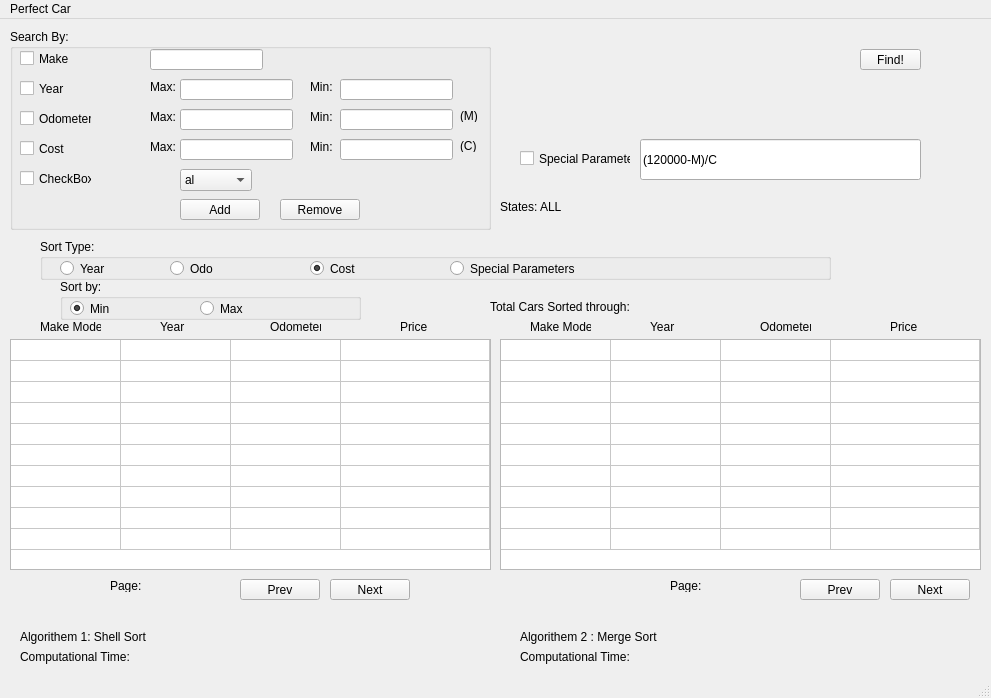
<?xml version="1.0" encoding="UTF-8"?>
<ui version="4.0">
 <class>MainWindow</class>
 <widget class="QMainWindow" name="MainWindow">
  <property name="geometry">
   <rect>
    <x>0</x>
    <y>0</y>
    <width>991</width>
    <height>698</height>
   </rect>
  </property>
  <property name="windowTitle">
   <string>MainWindow</string>
  </property>
  <widget class="QWidget" name="centralwidget">
   <widget class="QPushButton" name="FindButton">
    <property name="geometry">
     <rect>
      <x>860</x>
      <y>30</y>
      <width>61</width>
      <height>21</height>
     </rect>
    </property>
    <property name="text">
     <string>Find!</string>
    </property>
   </widget>
   <widget class="QLineEdit" name="EditFunction">
    <property name="geometry">
     <rect>
      <x>640</x>
      <y>120</y>
      <width>281</width>
      <height>41</height>
     </rect>
    </property>
    <property name="text">
     <string>(120000-M)/C</string>
    </property>
   </widget>
   <widget class="QTableWidget" name="tableWidget">
    <property name="geometry">
     <rect>
      <x>10</x>
      <y>320</y>
      <width>481</width>
      <height>231</height>
     </rect>
    </property>
    <property name="minimumSize">
     <size>
      <width>1</width>
      <height>0</height>
     </size>
    </property>
    <property name="rowCount">
     <number>10</number>
    </property>
    <property name="columnCount">
     <number>4</number>
    </property>
    <attribute name="horizontalHeaderVisible">
     <bool>false</bool>
    </attribute>
    <attribute name="horizontalHeaderMinimumSectionSize">
     <number>50</number>
    </attribute>
    <attribute name="horizontalHeaderDefaultSectionSize">
     <number>110</number>
    </attribute>
    <attribute name="horizontalHeaderStretchLastSection">
     <bool>true</bool>
    </attribute>
    <attribute name="verticalHeaderVisible">
     <bool>false</bool>
    </attribute>
    <attribute name="verticalHeaderCascadingSectionResizes">
     <bool>false</bool>
    </attribute>
    <attribute name="verticalHeaderDefaultSectionSize">
     <number>21</number>
    </attribute>
    <attribute name="verticalHeaderHighlightSections">
     <bool>true</bool>
    </attribute>
    <row/>
    <row/>
    <row/>
    <row/>
    <row/>
    <row/>
    <row/>
    <row/>
    <row/>
    <row/>
    <column>
     <property name="text">
      <string>Make-Model</string>
     </property>
    </column>
    <column>
     <property name="text">
      <string>Year</string>
     </property>
    </column>
    <column>
     <property name="text">
      <string>Odometer</string>
     </property>
    </column>
    <column>
     <property name="text">
      <string>Cost</string>
     </property>
    </column>
   </widget>
   <widget class="QCheckBox" name="CbSpecialParameters">
    <property name="geometry">
     <rect>
      <x>520</x>
      <y>130</y>
      <width>111</width>
      <height>19</height>
     </rect>
    </property>
    <property name="text">
     <string>Special Parameters</string>
    </property>
   </widget>
   <widget class="QLabel" name="label">
    <property name="geometry">
     <rect>
      <x>460</x>
      <y>90</y>
      <width>47</width>
      <height>13</height>
     </rect>
    </property>
    <property name="text">
     <string>(M)</string>
    </property>
   </widget>
   <widget class="QGroupBox" name="groupBox">
    <property name="geometry">
     <rect>
      <x>10</x>
      <y>10</y>
      <width>481</width>
      <height>201</height>
     </rect>
    </property>
    <property name="title">
     <string>Search By:</string>
    </property>
    <widget class="QCheckBox" name="CBState">
     <property name="geometry">
      <rect>
       <x>10</x>
       <y>140</y>
       <width>72</width>
       <height>19</height>
      </rect>
     </property>
     <property name="text">
      <string>CheckBox</string>
     </property>
    </widget>
    <widget class="QLabel" name="lblYearMax">
     <property name="geometry">
      <rect>
       <x>140</x>
       <y>50</y>
       <width>31</width>
       <height>16</height>
      </rect>
     </property>
     <property name="text">
      <string>Max:</string>
     </property>
    </widget>
    <widget class="QLineEdit" name="EditYearMax">
     <property name="geometry">
      <rect>
       <x>170</x>
       <y>50</y>
       <width>113</width>
       <height>21</height>
      </rect>
     </property>
    </widget>
    <widget class="QComboBox" name="comboBoxState">
     <property name="geometry">
      <rect>
       <x>170</x>
       <y>140</y>
       <width>72</width>
       <height>22</height>
      </rect>
     </property>
     <item>
      <property name="text">
       <string>al</string>
      </property>
     </item>
     <item>
      <property name="text">
       <string>ak</string>
      </property>
     </item>
     <item>
      <property name="text">
       <string>az</string>
      </property>
     </item>
     <item>
      <property name="text">
       <string>ar</string>
      </property>
     </item>
     <item>
      <property name="text">
       <string>ca</string>
      </property>
     </item>
     <item>
      <property name="text">
       <string>co</string>
      </property>
     </item>
     <item>
      <property name="text">
       <string>ct</string>
      </property>
     </item>
     <item>
      <property name="text">
       <string>dc</string>
      </property>
     </item>
     <item>
      <property name="text">
       <string>de</string>
      </property>
     </item>
     <item>
      <property name="text">
       <string>fl</string>
      </property>
     </item>
     <item>
      <property name="text">
       <string>ga</string>
      </property>
     </item>
     <item>
      <property name="text">
       <string>hi</string>
      </property>
     </item>
     <item>
      <property name="text">
       <string>id</string>
      </property>
     </item>
     <item>
      <property name="text">
       <string>il</string>
      </property>
     </item>
     <item>
      <property name="text">
       <string>in</string>
      </property>
     </item>
     <item>
      <property name="text">
       <string>ia</string>
      </property>
     </item>
     <item>
      <property name="text">
       <string>ks</string>
      </property>
     </item>
     <item>
      <property name="text">
       <string>ky</string>
      </property>
     </item>
     <item>
      <property name="text">
       <string>la</string>
      </property>
     </item>
     <item>
      <property name="text">
       <string>ks</string>
      </property>
     </item>
     <item>
      <property name="text">
       <string>ky</string>
      </property>
     </item>
     <item>
      <property name="text">
       <string>la</string>
      </property>
     </item>
     <item>
      <property name="text">
       <string>me</string>
      </property>
     </item>
     <item>
      <property name="text">
       <string>md</string>
      </property>
     </item>
     <item>
      <property name="text">
       <string>ma</string>
      </property>
     </item>
     <item>
      <property name="text">
       <string>mi</string>
      </property>
     </item>
     <item>
      <property name="text">
       <string>mn</string>
      </property>
     </item>
     <item>
      <property name="text">
       <string>ms</string>
      </property>
     </item>
     <item>
      <property name="text">
       <string>mo</string>
      </property>
     </item>
     <item>
      <property name="text">
       <string>mt</string>
      </property>
     </item>
     <item>
      <property name="text">
       <string>ne</string>
      </property>
     </item>
     <item>
      <property name="text">
       <string>nv</string>
      </property>
     </item>
     <item>
      <property name="text">
       <string>nh</string>
      </property>
     </item>
     <item>
      <property name="text">
       <string>nj</string>
      </property>
     </item>
     <item>
      <property name="text">
       <string>nm</string>
      </property>
     </item>
     <item>
      <property name="text">
       <string>mn</string>
      </property>
     </item>
     <item>
      <property name="text">
       <string>mo</string>
      </property>
     </item>
     <item>
      <property name="text">
       <string>mt</string>
      </property>
     </item>
     <item>
      <property name="text">
       <string>ne</string>
      </property>
     </item>
     <item>
      <property name="text">
       <string>nv</string>
      </property>
     </item>
     <item>
      <property name="text">
       <string>nh</string>
      </property>
     </item>
     <item>
      <property name="text">
       <string>nm</string>
      </property>
     </item>
     <item>
      <property name="text">
       <string>ny</string>
      </property>
     </item>
     <item>
      <property name="text">
       <string>nc</string>
      </property>
     </item>
     <item>
      <property name="text">
       <string>nd</string>
      </property>
     </item>
     <item>
      <property name="text">
       <string>oh</string>
      </property>
     </item>
     <item>
      <property name="text">
       <string>ok</string>
      </property>
     </item>
     <item>
      <property name="text">
       <string>or</string>
      </property>
     </item>
     <item>
      <property name="text">
       <string>pa</string>
      </property>
     </item>
     <item>
      <property name="text">
       <string>ri</string>
      </property>
     </item>
     <item>
      <property name="text">
       <string>sc</string>
      </property>
     </item>
     <item>
      <property name="text">
       <string>sd</string>
      </property>
     </item>
     <item>
      <property name="text">
       <string>tn</string>
      </property>
     </item>
     <item>
      <property name="text">
       <string>tx</string>
      </property>
     </item>
     <item>
      <property name="text">
       <string>ut</string>
      </property>
     </item>
     <item>
      <property name="text">
       <string>vt</string>
      </property>
     </item>
     <item>
      <property name="text">
       <string>va</string>
      </property>
     </item>
     <item>
      <property name="text">
       <string>wa</string>
      </property>
     </item>
     <item>
      <property name="text">
       <string>wv</string>
      </property>
     </item>
     <item>
      <property name="text">
       <string>wi</string>
      </property>
     </item>
     <item>
      <property name="text">
       <string>wy</string>
      </property>
     </item>
    </widget>
    <widget class="QLineEdit" name="EditCostMin">
     <property name="geometry">
      <rect>
       <x>330</x>
       <y>110</y>
       <width>113</width>
       <height>21</height>
      </rect>
     </property>
     <property name="text">
      <string/>
     </property>
    </widget>
    <widget class="QLabel" name="lblOdoMax">
     <property name="geometry">
      <rect>
       <x>140</x>
       <y>80</y>
       <width>31</width>
       <height>16</height>
      </rect>
     </property>
     <property name="text">
      <string>Max:</string>
     </property>
    </widget>
    <widget class="QLineEdit" name="EditCostMax">
     <property name="geometry">
      <rect>
       <x>170</x>
       <y>110</y>
       <width>113</width>
       <height>21</height>
      </rect>
     </property>
    </widget>
    <widget class="QLabel" name="lblCostMax">
     <property name="geometry">
      <rect>
       <x>140</x>
       <y>110</y>
       <width>31</width>
       <height>16</height>
      </rect>
     </property>
     <property name="text">
      <string>Max:</string>
     </property>
    </widget>
    <widget class="QLineEdit" name="EditOdoMax">
     <property name="geometry">
      <rect>
       <x>170</x>
       <y>80</y>
       <width>113</width>
       <height>21</height>
      </rect>
     </property>
    </widget>
    <widget class="QLabel" name="lblYearMin">
     <property name="geometry">
      <rect>
       <x>300</x>
       <y>50</y>
       <width>31</width>
       <height>16</height>
      </rect>
     </property>
     <property name="text">
      <string>Min:</string>
     </property>
    </widget>
    <widget class="QLineEdit" name="EditOdoMin">
     <property name="geometry">
      <rect>
       <x>330</x>
       <y>80</y>
       <width>113</width>
       <height>21</height>
      </rect>
     </property>
     <property name="text">
      <string/>
     </property>
    </widget>
    <widget class="QLineEdit" name="EditYearMin">
     <property name="geometry">
      <rect>
       <x>330</x>
       <y>50</y>
       <width>113</width>
       <height>21</height>
      </rect>
     </property>
     <property name="text">
      <string/>
     </property>
    </widget>
    <widget class="QLabel" name="lblOdoMin">
     <property name="geometry">
      <rect>
       <x>300</x>
       <y>80</y>
       <width>31</width>
       <height>16</height>
      </rect>
     </property>
     <property name="text">
      <string>Min:</string>
     </property>
    </widget>
    <widget class="QCheckBox" name="CBOdometer">
     <property name="geometry">
      <rect>
       <x>10</x>
       <y>80</y>
       <width>72</width>
       <height>19</height>
      </rect>
     </property>
     <property name="text">
      <string>Odometer</string>
     </property>
    </widget>
    <widget class="QLineEdit" name="EditMake">
     <property name="geometry">
      <rect>
       <x>140</x>
       <y>20</y>
       <width>113</width>
       <height>21</height>
      </rect>
     </property>
    </widget>
    <widget class="QLabel" name="lblCostMin">
     <property name="geometry">
      <rect>
       <x>300</x>
       <y>110</y>
       <width>31</width>
       <height>16</height>
      </rect>
     </property>
     <property name="text">
      <string>Min:</string>
     </property>
    </widget>
    <widget class="QCheckBox" name="CBMake">
     <property name="geometry">
      <rect>
       <x>10</x>
       <y>20</y>
       <width>72</width>
       <height>19</height>
      </rect>
     </property>
     <property name="text">
      <string>Make</string>
     </property>
    </widget>
    <widget class="QCheckBox" name="CBYear">
     <property name="geometry">
      <rect>
       <x>10</x>
       <y>50</y>
       <width>72</width>
       <height>19</height>
      </rect>
     </property>
     <property name="text">
      <string>Year</string>
     </property>
    </widget>
    <widget class="QCheckBox" name="CBCost">
     <property name="geometry">
      <rect>
       <x>10</x>
       <y>110</y>
       <width>72</width>
       <height>19</height>
      </rect>
     </property>
     <property name="text">
      <string>Cost</string>
     </property>
    </widget>
    <widget class="QPushButton" name="pushButtonAdd">
     <property name="geometry">
      <rect>
       <x>170</x>
       <y>170</y>
       <width>80</width>
       <height>21</height>
      </rect>
     </property>
     <property name="text">
      <string>Add</string>
     </property>
    </widget>
    <widget class="QPushButton" name="pushButtonRemove">
     <property name="geometry">
      <rect>
       <x>270</x>
       <y>170</y>
       <width>80</width>
       <height>21</height>
      </rect>
     </property>
     <property name="text">
      <string>Remove</string>
     </property>
    </widget>
    <widget class="QLabel" name="label_2">
     <property name="geometry">
      <rect>
       <x>450</x>
       <y>110</y>
       <width>47</width>
       <height>13</height>
      </rect>
     </property>
     <property name="text">
      <string>(C)</string>
     </property>
    </widget>
   </widget>
   <widget class="QGroupBox" name="groupBox_2">
    <property name="geometry">
     <rect>
      <x>60</x>
      <y>260</y>
      <width>301</width>
      <height>41</height>
     </rect>
    </property>
    <property name="title">
     <string>Sort by:</string>
    </property>
    <widget class="QRadioButton" name="RBMin">
     <property name="geometry">
      <rect>
       <x>10</x>
       <y>20</y>
       <width>84</width>
       <height>19</height>
      </rect>
     </property>
     <property name="text">
      <string>Min</string>
     </property>
     <property name="checked">
      <bool>true</bool>
     </property>
    </widget>
    <widget class="QRadioButton" name="RBMax">
     <property name="geometry">
      <rect>
       <x>140</x>
       <y>20</y>
       <width>84</width>
       <height>19</height>
      </rect>
     </property>
     <property name="text">
      <string>Max</string>
     </property>
    </widget>
   </widget>
   <widget class="QLabel" name="lbltime1">
    <property name="geometry">
     <rect>
      <x>20</x>
      <y>630</y>
      <width>211</width>
      <height>16</height>
     </rect>
    </property>
    <property name="text">
     <string>Computational Time: </string>
    </property>
   </widget>
   <widget class="QLabel" name="lbltime2">
    <property name="geometry">
     <rect>
      <x>520</x>
      <y>630</y>
      <width>211</width>
      <height>16</height>
     </rect>
    </property>
    <property name="text">
     <string>Computational Time: </string>
    </property>
   </widget>
   <widget class="QGroupBox" name="groupBox_3">
    <property name="geometry">
     <rect>
      <x>40</x>
      <y>220</y>
      <width>791</width>
      <height>41</height>
     </rect>
    </property>
    <property name="title">
     <string>Sort Type:</string>
    </property>
    <widget class="QRadioButton" name="RBYear">
     <property name="geometry">
      <rect>
       <x>20</x>
       <y>20</y>
       <width>84</width>
       <height>19</height>
      </rect>
     </property>
     <property name="text">
      <string>Year</string>
     </property>
    </widget>
    <widget class="QRadioButton" name="RBOdo">
     <property name="geometry">
      <rect>
       <x>130</x>
       <y>20</y>
       <width>84</width>
       <height>19</height>
      </rect>
     </property>
     <property name="text">
      <string>Odo</string>
     </property>
    </widget>
    <widget class="QRadioButton" name="RBCost">
     <property name="geometry">
      <rect>
       <x>270</x>
       <y>20</y>
       <width>84</width>
       <height>19</height>
      </rect>
     </property>
     <property name="text">
      <string>Cost</string>
     </property>
     <property name="checked">
      <bool>true</bool>
     </property>
    </widget>
    <widget class="QRadioButton" name="RBFunction">
     <property name="geometry">
      <rect>
       <x>410</x>
       <y>20</y>
       <width>141</width>
       <height>19</height>
      </rect>
     </property>
     <property name="text">
      <string>Special Parameters</string>
     </property>
    </widget>
   </widget>
   <widget class="QLabel" name="label_5">
    <property name="geometry">
     <rect>
      <x>20</x>
      <y>610</y>
      <width>131</width>
      <height>16</height>
     </rect>
    </property>
    <property name="text">
     <string>Algorithem 1: Shell Sort</string>
    </property>
   </widget>
   <widget class="QLabel" name="label_6">
    <property name="geometry">
     <rect>
      <x>520</x>
      <y>610</y>
      <width>211</width>
      <height>16</height>
     </rect>
    </property>
    <property name="text">
     <string>Algorithem 2 : Merge Sort</string>
    </property>
   </widget>
   <widget class="QLabel" name="lblTotalCarsSorted">
    <property name="geometry">
     <rect>
      <x>490</x>
      <y>280</y>
      <width>231</width>
      <height>16</height>
     </rect>
    </property>
    <property name="text">
     <string>Total Cars Sorted through:</string>
    </property>
   </widget>
   <widget class="QTableWidget" name="tableWidget_2">
    <property name="geometry">
     <rect>
      <x>500</x>
      <y>320</y>
      <width>481</width>
      <height>231</height>
     </rect>
    </property>
    <property name="minimumSize">
     <size>
      <width>1</width>
      <height>0</height>
     </size>
    </property>
    <property name="rowCount">
     <number>10</number>
    </property>
    <property name="columnCount">
     <number>4</number>
    </property>
    <attribute name="horizontalHeaderVisible">
     <bool>false</bool>
    </attribute>
    <attribute name="horizontalHeaderCascadingSectionResizes">
     <bool>true</bool>
    </attribute>
    <attribute name="horizontalHeaderMinimumSectionSize">
     <number>50</number>
    </attribute>
    <attribute name="horizontalHeaderDefaultSectionSize">
     <number>110</number>
    </attribute>
    <attribute name="horizontalHeaderStretchLastSection">
     <bool>true</bool>
    </attribute>
    <attribute name="verticalHeaderVisible">
     <bool>false</bool>
    </attribute>
    <attribute name="verticalHeaderCascadingSectionResizes">
     <bool>false</bool>
    </attribute>
    <attribute name="verticalHeaderDefaultSectionSize">
     <number>21</number>
    </attribute>
    <attribute name="verticalHeaderHighlightSections">
     <bool>true</bool>
    </attribute>
    <row/>
    <row/>
    <row/>
    <row/>
    <row/>
    <row/>
    <row/>
    <row/>
    <row/>
    <row/>
    <column>
     <property name="text">
      <string>Make-Model</string>
     </property>
    </column>
    <column>
     <property name="text">
      <string>Year</string>
     </property>
    </column>
    <column>
     <property name="text">
      <string>Odometer</string>
     </property>
    </column>
    <column>
     <property name="text">
      <string>Cost</string>
     </property>
    </column>
   </widget>
   <widget class="QPushButton" name="pushButtonPrev">
    <property name="geometry">
     <rect>
      <x>240</x>
      <y>560</y>
      <width>80</width>
      <height>21</height>
     </rect>
    </property>
    <property name="text">
     <string>Prev</string>
    </property>
   </widget>
   <widget class="QPushButton" name="pushButtonNext">
    <property name="geometry">
     <rect>
      <x>330</x>
      <y>560</y>
      <width>80</width>
      <height>21</height>
     </rect>
    </property>
    <property name="text">
     <string>Next</string>
    </property>
   </widget>
   <widget class="QLabel" name="lblPage">
    <property name="geometry">
     <rect>
      <x>110</x>
      <y>560</y>
      <width>47</width>
      <height>13</height>
     </rect>
    </property>
    <property name="text">
     <string>Page: </string>
    </property>
   </widget>
   <widget class="QLabel" name="lblStates">
    <property name="geometry">
     <rect>
      <x>500</x>
      <y>180</y>
      <width>481</width>
      <height>16</height>
     </rect>
    </property>
    <property name="text">
     <string>States: ALL</string>
    </property>
   </widget>
   <widget class="QPushButton" name="pushButtonNext_2">
    <property name="geometry">
     <rect>
      <x>890</x>
      <y>560</y>
      <width>80</width>
      <height>21</height>
     </rect>
    </property>
    <property name="text">
     <string>Next</string>
    </property>
   </widget>
   <widget class="QPushButton" name="pushButtonPrev_2">
    <property name="geometry">
     <rect>
      <x>800</x>
      <y>560</y>
      <width>80</width>
      <height>21</height>
     </rect>
    </property>
    <property name="text">
     <string>Prev</string>
    </property>
   </widget>
   <widget class="QLabel" name="lblPage_2">
    <property name="geometry">
     <rect>
      <x>670</x>
      <y>560</y>
      <width>47</width>
      <height>13</height>
     </rect>
    </property>
    <property name="text">
     <string>Page: </string>
    </property>
   </widget>
   <widget class="QLabel" name="MM">
    <property name="geometry">
     <rect>
      <x>40</x>
      <y>300</y>
      <width>61</width>
      <height>16</height>
     </rect>
    </property>
    <property name="text">
     <string>Make Model</string>
    </property>
   </widget>
   <widget class="QLabel" name="C">
    <property name="geometry">
     <rect>
      <x>400</x>
      <y>300</y>
      <width>41</width>
      <height>16</height>
     </rect>
    </property>
    <property name="text">
     <string>Price</string>
    </property>
   </widget>
   <widget class="QLabel" name="Odo">
    <property name="geometry">
     <rect>
      <x>270</x>
      <y>300</y>
      <width>51</width>
      <height>16</height>
     </rect>
    </property>
    <property name="text">
     <string>Odometer</string>
    </property>
   </widget>
   <widget class="QLabel" name="Y">
    <property name="geometry">
     <rect>
      <x>160</x>
      <y>300</y>
      <width>41</width>
      <height>16</height>
     </rect>
    </property>
    <property name="text">
     <string>Year</string>
    </property>
   </widget>
   <widget class="QLabel" name="Y_2">
    <property name="geometry">
     <rect>
      <x>650</x>
      <y>300</y>
      <width>41</width>
      <height>16</height>
     </rect>
    </property>
    <property name="text">
     <string>Year</string>
    </property>
   </widget>
   <widget class="QLabel" name="MM_2">
    <property name="geometry">
     <rect>
      <x>530</x>
      <y>300</y>
      <width>61</width>
      <height>16</height>
     </rect>
    </property>
    <property name="text">
     <string>Make Model</string>
    </property>
   </widget>
   <widget class="QLabel" name="Odo_2">
    <property name="geometry">
     <rect>
      <x>760</x>
      <y>300</y>
      <width>51</width>
      <height>16</height>
     </rect>
    </property>
    <property name="text">
     <string>Odometer</string>
    </property>
   </widget>
   <widget class="QLabel" name="C_2">
    <property name="geometry">
     <rect>
      <x>890</x>
      <y>300</y>
      <width>41</width>
      <height>16</height>
     </rect>
    </property>
    <property name="text">
     <string>Price</string>
    </property>
   </widget>
  </widget>
  <widget class="QMenuBar" name="menubar">
   <property name="geometry">
    <rect>
     <x>0</x>
     <y>0</y>
     <width>991</width>
     <height>20</height>
    </rect>
   </property>
   <widget class="QMenu" name="menuPerfect_Car">
    <property name="title">
     <string>Perfect Car</string>
    </property>
   </widget>
   <addaction name="menuPerfect_Car"/>
  </widget>
  <widget class="QStatusBar" name="statusbar"/>
 </widget>
 <resources/>
 <connections/>
</ui>
